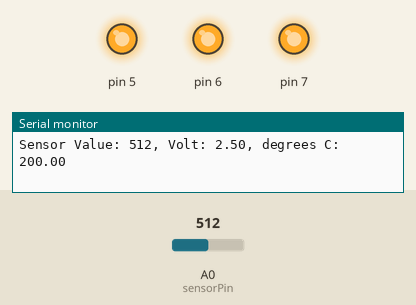
This sketch was run on a simulated Arduino Uno, built with avr-gcc and run on an emulated ATmega328P. Shown: output pins drawn as LEDs (lit = HIGH), the last lines printed to the serial monitor. The test bench sets the inputs (shaded band); at power-on: A0 (sensorPin) = 512.

Above: at 1.8 s.
1.9 s: A0 (sensorPin) set to 174
3.4 s: A0 (sensorPin) set to 163
At 4.4 s:
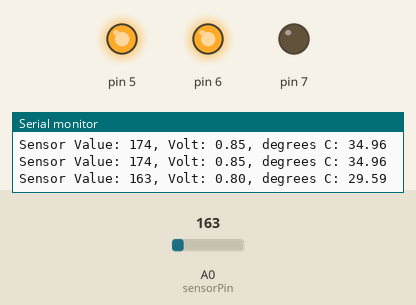
5.5 s: A0 (sensorPin) set to 122
At 7.2 s:
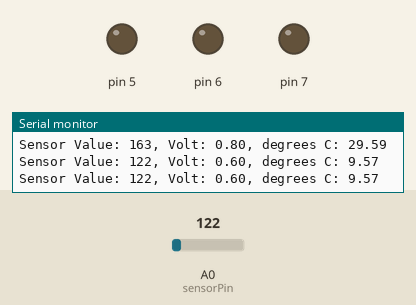
7.5 s: A0 (sensorPin) set to 306
At 8.8 s:
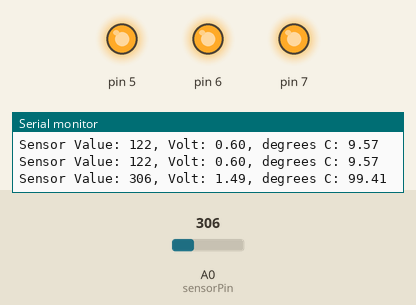
9.5 s: A0 (sensorPin) set to 0
At 10.5 s:
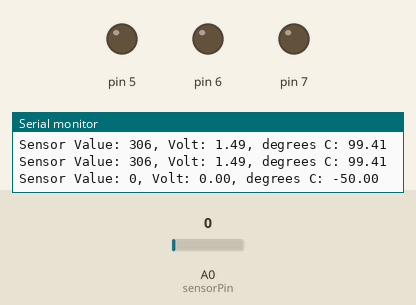
Timing chart, 0 to 12.5 s (numbered marks = the images above; inputs shaded):
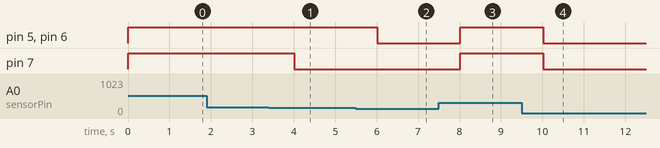

Measured:
- the behaviour switches between 164 and 163 on A0 (sensorPin) (found by bisection; images 0 and 1)
- after the input at 3.4 s, pin 7: HIGH → LOW after 0.61 s
- after the input at 5.5 s, pin 5, pin 6: HIGH → LOW after 0.51 s
- after the input at 7.5 s, pin 5–7: LOW → HIGH after 0.51 s
- after the input at 9.5 s, pin 5–7: HIGH → LOW after 0.52 s

The sketch:

temperature.ino
```cpp
const int sensorPin = A0;
const float baselineTemp = 24.0;
int sensorval = 0;

void setup() {
  Serial.begin(9600);

  for (int pinNumber = 5; pinNumber < 8; pinNumber++) {
    pinMode(pinNumber, OUTPUT);
    digitalWrite(pinNumber, LOW);
  }
}

void loop() {
  sensorval = analogRead(sensorPin);

  Serial.print("Sensor Value: ");
  Serial.print(sensorval);

  float voltage = (sensorval / 1024.0) * 5.0;

  Serial.print(", Volt: ");
  Serial.print(voltage);

  float temperature = (voltage - 0.5) * 100;

  Serial.print(", degrees C: ");
  Serial.println(temperature);

  if (temperature < baselineTemp + 2) {
    digitalWrite(5, LOW);
    digitalWrite(6, LOW);
    digitalWrite(7, LOW);
  }
  else if (temperature < baselineTemp + 4) {
    digitalWrite(5, HIGH);
    digitalWrite(6, LOW);
    digitalWrite(7, LOW);
  }
  else if (temperature < baselineTemp + 6) {
    digitalWrite(5, HIGH);
    digitalWrite(6, HIGH);
    digitalWrite(7, LOW);
  }
  else {
    digitalWrite(5, HIGH);
    digitalWrite(6, HIGH);
    digitalWrite(7, HIGH);
  }

  delay(1000);
}
```
